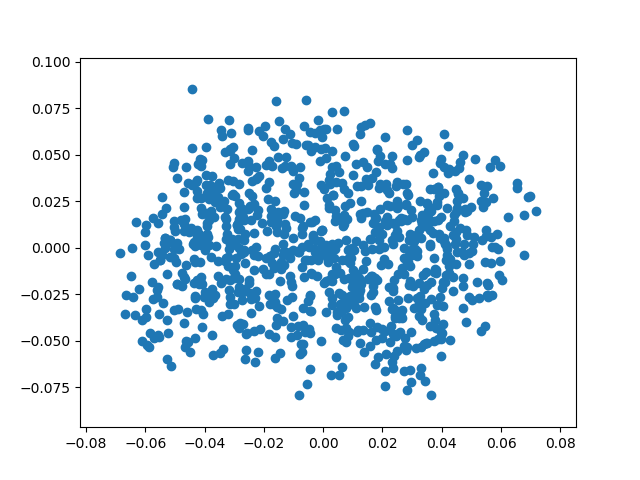

Generate this figure with Python:
#!/usr/bin/env python

import sys
import matplotlib.pyplot as plt
import pandas as pd
import numpy as np

df=pd.read_csv(sys.argv[1],delim_whitespace=True)
plt.figure()
plt.scatter(df.values[:,2],df.values[:,3])
plt.savefig('pca.png')
plt.close()

